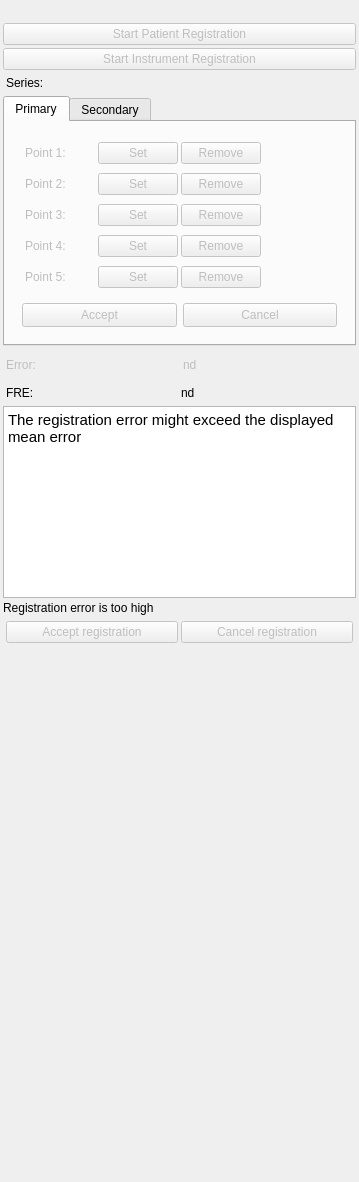
<?xml version="1.0" encoding="UTF-8"?>
<ui version="4.0">
 <class>NavRegViewControls</class>
 <widget class="QWidget" name="NavRegViewControls">
  <property name="geometry">
   <rect>
    <x>0</x>
    <y>0</y>
    <width>359</width>
    <height>1182</height>
   </rect>
  </property>
  <property name="sizePolicy">
   <sizepolicy hsizetype="Minimum" vsizetype="Minimum">
    <horstretch>0</horstretch>
    <verstretch>0</verstretch>
   </sizepolicy>
  </property>
  <property name="windowTitle">
   <string>Awesome View</string>
  </property>
  <layout class="QVBoxLayout" name="verticalLayout">
   <property name="spacing">
    <number>3</number>
   </property>
   <property name="leftMargin">
    <number>3</number>
   </property>
   <property name="topMargin">
    <number>3</number>
   </property>
   <property name="rightMargin">
    <number>3</number>
   </property>
   <property name="bottomMargin">
    <number>3</number>
   </property>
   <item>
    <widget class="QWidget" name="widget" native="true">
     <layout class="QHBoxLayout" name="horizontalLayout">
      <property name="leftMargin">
       <number>0</number>
      </property>
      <property name="topMargin">
       <number>0</number>
      </property>
      <property name="rightMargin">
       <number>0</number>
      </property>
      <property name="bottomMargin">
       <number>0</number>
      </property>
     </layout>
    </widget>
   </item>
   <item>
    <widget class="QLabel" name="lblNavigationMode">
     <property name="text">
      <string/>
     </property>
    </widget>
   </item>
   <item>
    <widget class="QPushButton" name="pbStartPatientRegistration">
     <property name="enabled">
      <bool>false</bool>
     </property>
     <property name="sizePolicy">
      <sizepolicy hsizetype="Minimum" vsizetype="Minimum">
       <horstretch>0</horstretch>
       <verstretch>0</verstretch>
      </sizepolicy>
     </property>
     <property name="toolTip">
      <string>Process selected image</string>
     </property>
     <property name="text">
      <string>Start Patient Registration</string>
     </property>
    </widget>
   </item>
   <item>
    <widget class="QPushButton" name="pbStartInstrumentRegistration">
     <property name="enabled">
      <bool>false</bool>
     </property>
     <property name="sizePolicy">
      <sizepolicy hsizetype="Minimum" vsizetype="Minimum">
       <horstretch>0</horstretch>
       <verstretch>0</verstretch>
      </sizepolicy>
     </property>
     <property name="text">
      <string>Start Instrument Registration</string>
     </property>
    </widget>
   </item>
   <item>
    <layout class="QHBoxLayout" name="horizontalLayout_2">
     <property name="leftMargin">
      <number>3</number>
     </property>
     <property name="topMargin">
      <number>3</number>
     </property>
     <property name="rightMargin">
      <number>3</number>
     </property>
     <property name="bottomMargin">
      <number>3</number>
     </property>
     <item>
      <widget class="QLabel" name="label_2">
       <property name="sizePolicy">
        <sizepolicy hsizetype="Minimum" vsizetype="Minimum">
         <horstretch>0</horstretch>
         <verstretch>0</verstretch>
        </sizepolicy>
       </property>
       <property name="maximumSize">
        <size>
         <width>50</width>
         <height>16777215</height>
        </size>
       </property>
       <property name="text">
        <string>Series:</string>
       </property>
      </widget>
     </item>
     <item>
      <widget class="QLabel" name="lblSeries">
       <property name="sizePolicy">
        <sizepolicy hsizetype="Minimum" vsizetype="Minimum">
         <horstretch>0</horstretch>
         <verstretch>0</verstretch>
        </sizepolicy>
       </property>
       <property name="text">
        <string/>
       </property>
      </widget>
     </item>
    </layout>
   </item>
   <item>
    <widget class="QTabWidget" name="tabWidget">
     <property name="sizePolicy">
      <sizepolicy hsizetype="Minimum" vsizetype="Minimum">
       <horstretch>0</horstretch>
       <verstretch>0</verstretch>
      </sizepolicy>
     </property>
     <property name="minimumSize">
      <size>
       <width>0</width>
       <height>240</height>
      </size>
     </property>
     <property name="maximumSize">
      <size>
       <width>16777215</width>
       <height>16777215</height>
      </size>
     </property>
     <property name="currentIndex">
      <number>0</number>
     </property>
     <widget class="QWidget" name="tab">
      <attribute name="title">
       <string>Primary</string>
      </attribute>
      <layout class="QGridLayout" name="gridLayout_2">
       <item row="0" column="0">
        <layout class="QVBoxLayout" name="verticalLayout_2">
         <property name="leftMargin">
          <number>3</number>
         </property>
         <property name="topMargin">
          <number>3</number>
         </property>
         <property name="rightMargin">
          <number>3</number>
         </property>
         <property name="bottomMargin">
          <number>3</number>
         </property>
         <item>
          <layout class="QGridLayout" name="PointsLayout">
           <property name="sizeConstraint">
            <enum>QLayout::SetDefaultConstraint</enum>
           </property>
           <property name="leftMargin">
            <number>3</number>
           </property>
           <property name="topMargin">
            <number>3</number>
           </property>
           <property name="rightMargin">
            <number>3</number>
           </property>
           <property name="bottomMargin">
            <number>3</number>
           </property>
           <property name="spacing">
            <number>3</number>
           </property>
           <item row="3" column="0">
            <layout class="QHBoxLayout" name="horizontalLayout_8">
             <property name="spacing">
              <number>3</number>
             </property>
             <property name="leftMargin">
              <number>3</number>
             </property>
             <property name="topMargin">
              <number>3</number>
             </property>
             <property name="rightMargin">
              <number>3</number>
             </property>
             <property name="bottomMargin">
              <number>3</number>
             </property>
             <item>
              <widget class="QLabel" name="lblP3">
               <property name="enabled">
                <bool>false</bool>
               </property>
               <property name="sizePolicy">
                <sizepolicy hsizetype="Preferred" vsizetype="Minimum">
                 <horstretch>0</horstretch>
                 <verstretch>0</verstretch>
                </sizepolicy>
               </property>
               <property name="maximumSize">
                <size>
                 <width>16777215</width>
                 <height>16777215</height>
                </size>
               </property>
               <property name="text">
                <string>Point 3:</string>
               </property>
              </widget>
             </item>
             <item>
              <widget class="QPushButton" name="pbSetP3">
               <property name="enabled">
                <bool>false</bool>
               </property>
               <property name="sizePolicy">
                <sizepolicy hsizetype="Minimum" vsizetype="Minimum">
                 <horstretch>0</horstretch>
                 <verstretch>0</verstretch>
                </sizepolicy>
               </property>
               <property name="maximumSize">
                <size>
                 <width>16777215</width>
                 <height>16777215</height>
                </size>
               </property>
               <property name="text">
                <string>Set</string>
               </property>
              </widget>
             </item>
             <item>
              <widget class="QPushButton" name="pbRemoveP3">
               <property name="enabled">
                <bool>false</bool>
               </property>
               <property name="sizePolicy">
                <sizepolicy hsizetype="Minimum" vsizetype="Minimum">
                 <horstretch>0</horstretch>
                 <verstretch>0</verstretch>
                </sizepolicy>
               </property>
               <property name="text">
                <string>Remove</string>
               </property>
              </widget>
             </item>
             <item>
              <widget class="QLabel" name="lblErrorP3">
               <property name="enabled">
                <bool>false</bool>
               </property>
               <property name="minimumSize">
                <size>
                 <width>0</width>
                 <height>0</height>
                </size>
               </property>
               <property name="maximumSize">
                <size>
                 <width>16777215</width>
                 <height>16777215</height>
                </size>
               </property>
               <property name="text">
                <string/>
               </property>
               <property name="alignment">
                <set>Qt::AlignCenter</set>
               </property>
              </widget>
             </item>
            </layout>
           </item>
           <item row="4" column="0">
            <layout class="QHBoxLayout" name="horizontalLayout_5">
             <property name="spacing">
              <number>3</number>
             </property>
             <property name="leftMargin">
              <number>3</number>
             </property>
             <property name="topMargin">
              <number>3</number>
             </property>
             <property name="rightMargin">
              <number>3</number>
             </property>
             <property name="bottomMargin">
              <number>3</number>
             </property>
             <item>
              <widget class="QLabel" name="lblP4">
               <property name="enabled">
                <bool>false</bool>
               </property>
               <property name="sizePolicy">
                <sizepolicy hsizetype="Preferred" vsizetype="Minimum">
                 <horstretch>0</horstretch>
                 <verstretch>0</verstretch>
                </sizepolicy>
               </property>
               <property name="maximumSize">
                <size>
                 <width>16777215</width>
                 <height>16777215</height>
                </size>
               </property>
               <property name="text">
                <string>Point 4:</string>
               </property>
              </widget>
             </item>
             <item>
              <widget class="QPushButton" name="pbSetP4">
               <property name="enabled">
                <bool>false</bool>
               </property>
               <property name="sizePolicy">
                <sizepolicy hsizetype="Minimum" vsizetype="Minimum">
                 <horstretch>0</horstretch>
                 <verstretch>0</verstretch>
                </sizepolicy>
               </property>
               <property name="maximumSize">
                <size>
                 <width>16777215</width>
                 <height>16777215</height>
                </size>
               </property>
               <property name="text">
                <string>Set</string>
               </property>
              </widget>
             </item>
             <item>
              <widget class="QPushButton" name="pbRemoveP4">
               <property name="enabled">
                <bool>false</bool>
               </property>
               <property name="sizePolicy">
                <sizepolicy hsizetype="Minimum" vsizetype="Minimum">
                 <horstretch>0</horstretch>
                 <verstretch>0</verstretch>
                </sizepolicy>
               </property>
               <property name="text">
                <string>Remove</string>
               </property>
              </widget>
             </item>
             <item>
              <widget class="QLabel" name="lblErrorP4">
               <property name="enabled">
                <bool>false</bool>
               </property>
               <property name="minimumSize">
                <size>
                 <width>0</width>
                 <height>0</height>
                </size>
               </property>
               <property name="maximumSize">
                <size>
                 <width>16777215</width>
                 <height>16777215</height>
                </size>
               </property>
               <property name="text">
                <string/>
               </property>
               <property name="alignment">
                <set>Qt::AlignCenter</set>
               </property>
              </widget>
             </item>
            </layout>
           </item>
           <item row="0" column="0">
            <layout class="QHBoxLayout" name="horizontalLayout_6">
             <property name="spacing">
              <number>3</number>
             </property>
             <property name="leftMargin">
              <number>3</number>
             </property>
             <property name="topMargin">
              <number>3</number>
             </property>
             <property name="rightMargin">
              <number>3</number>
             </property>
             <property name="bottomMargin">
              <number>3</number>
             </property>
             <item>
              <widget class="QLabel" name="lblP1">
               <property name="enabled">
                <bool>false</bool>
               </property>
               <property name="sizePolicy">
                <sizepolicy hsizetype="Preferred" vsizetype="Minimum">
                 <horstretch>0</horstretch>
                 <verstretch>0</verstretch>
                </sizepolicy>
               </property>
               <property name="maximumSize">
                <size>
                 <width>16777215</width>
                 <height>16777215</height>
                </size>
               </property>
               <property name="text">
                <string>Point 1:</string>
               </property>
              </widget>
             </item>
             <item>
              <widget class="QPushButton" name="pbSetP1">
               <property name="enabled">
                <bool>false</bool>
               </property>
               <property name="sizePolicy">
                <sizepolicy hsizetype="Minimum" vsizetype="Minimum">
                 <horstretch>0</horstretch>
                 <verstretch>0</verstretch>
                </sizepolicy>
               </property>
               <property name="maximumSize">
                <size>
                 <width>16777215</width>
                 <height>16777215</height>
                </size>
               </property>
               <property name="text">
                <string>Set</string>
               </property>
              </widget>
             </item>
             <item>
              <widget class="QPushButton" name="pbRemoveP1">
               <property name="enabled">
                <bool>false</bool>
               </property>
               <property name="sizePolicy">
                <sizepolicy hsizetype="Minimum" vsizetype="Minimum">
                 <horstretch>0</horstretch>
                 <verstretch>0</verstretch>
                </sizepolicy>
               </property>
               <property name="maximumSize">
                <size>
                 <width>16777215</width>
                 <height>16777215</height>
                </size>
               </property>
               <property name="text">
                <string>Remove</string>
               </property>
              </widget>
             </item>
             <item>
              <widget class="QLabel" name="lblErrorP1">
               <property name="enabled">
                <bool>false</bool>
               </property>
               <property name="minimumSize">
                <size>
                 <width>0</width>
                 <height>0</height>
                </size>
               </property>
               <property name="maximumSize">
                <size>
                 <width>16777215</width>
                 <height>16777215</height>
                </size>
               </property>
               <property name="text">
                <string/>
               </property>
               <property name="alignment">
                <set>Qt::AlignCenter</set>
               </property>
              </widget>
             </item>
            </layout>
           </item>
           <item row="1" column="0">
            <layout class="QHBoxLayout" name="horizontalLayout_7">
             <property name="spacing">
              <number>3</number>
             </property>
             <property name="leftMargin">
              <number>3</number>
             </property>
             <property name="topMargin">
              <number>3</number>
             </property>
             <property name="rightMargin">
              <number>3</number>
             </property>
             <property name="bottomMargin">
              <number>3</number>
             </property>
             <item>
              <widget class="QLabel" name="lblP2">
               <property name="enabled">
                <bool>false</bool>
               </property>
               <property name="sizePolicy">
                <sizepolicy hsizetype="Preferred" vsizetype="Minimum">
                 <horstretch>0</horstretch>
                 <verstretch>0</verstretch>
                </sizepolicy>
               </property>
               <property name="maximumSize">
                <size>
                 <width>16777215</width>
                 <height>16777215</height>
                </size>
               </property>
               <property name="text">
                <string>Point 2:</string>
               </property>
              </widget>
             </item>
             <item>
              <widget class="QPushButton" name="pbSetP2">
               <property name="enabled">
                <bool>false</bool>
               </property>
               <property name="sizePolicy">
                <sizepolicy hsizetype="Minimum" vsizetype="Minimum">
                 <horstretch>0</horstretch>
                 <verstretch>0</verstretch>
                </sizepolicy>
               </property>
               <property name="maximumSize">
                <size>
                 <width>11111111</width>
                 <height>16777215</height>
                </size>
               </property>
               <property name="text">
                <string>Set</string>
               </property>
              </widget>
             </item>
             <item>
              <widget class="QPushButton" name="pbRemoveP2">
               <property name="enabled">
                <bool>false</bool>
               </property>
               <property name="sizePolicy">
                <sizepolicy hsizetype="Minimum" vsizetype="Minimum">
                 <horstretch>0</horstretch>
                 <verstretch>0</verstretch>
                </sizepolicy>
               </property>
               <property name="text">
                <string>Remove</string>
               </property>
              </widget>
             </item>
             <item>
              <widget class="QLabel" name="lblErrorP2">
               <property name="enabled">
                <bool>false</bool>
               </property>
               <property name="minimumSize">
                <size>
                 <width>0</width>
                 <height>0</height>
                </size>
               </property>
               <property name="maximumSize">
                <size>
                 <width>16777215</width>
                 <height>16777215</height>
                </size>
               </property>
               <property name="text">
                <string/>
               </property>
               <property name="alignment">
                <set>Qt::AlignCenter</set>
               </property>
              </widget>
             </item>
            </layout>
           </item>
           <item row="5" column="0">
            <layout class="QHBoxLayout" name="horizontalLayout_14">
             <property name="spacing">
              <number>3</number>
             </property>
             <property name="leftMargin">
              <number>3</number>
             </property>
             <property name="topMargin">
              <number>3</number>
             </property>
             <property name="rightMargin">
              <number>3</number>
             </property>
             <property name="bottomMargin">
              <number>3</number>
             </property>
             <item>
              <widget class="QLabel" name="lblP5">
               <property name="enabled">
                <bool>false</bool>
               </property>
               <property name="sizePolicy">
                <sizepolicy hsizetype="Preferred" vsizetype="Minimum">
                 <horstretch>0</horstretch>
                 <verstretch>0</verstretch>
                </sizepolicy>
               </property>
               <property name="maximumSize">
                <size>
                 <width>16777215</width>
                 <height>16777215</height>
                </size>
               </property>
               <property name="text">
                <string>Point 5:</string>
               </property>
              </widget>
             </item>
             <item>
              <widget class="QPushButton" name="pbSetP5">
               <property name="enabled">
                <bool>false</bool>
               </property>
               <property name="sizePolicy">
                <sizepolicy hsizetype="Minimum" vsizetype="Minimum">
                 <horstretch>0</horstretch>
                 <verstretch>0</verstretch>
                </sizepolicy>
               </property>
               <property name="maximumSize">
                <size>
                 <width>16777215</width>
                 <height>16777215</height>
                </size>
               </property>
               <property name="text">
                <string>Set</string>
               </property>
              </widget>
             </item>
             <item>
              <widget class="QPushButton" name="pbRemoveP5">
               <property name="enabled">
                <bool>false</bool>
               </property>
               <property name="sizePolicy">
                <sizepolicy hsizetype="Minimum" vsizetype="Minimum">
                 <horstretch>0</horstretch>
                 <verstretch>0</verstretch>
                </sizepolicy>
               </property>
               <property name="text">
                <string>Remove</string>
               </property>
              </widget>
             </item>
             <item>
              <widget class="QLabel" name="lblErrorP5">
               <property name="enabled">
                <bool>false</bool>
               </property>
               <property name="sizePolicy">
                <sizepolicy hsizetype="Preferred" vsizetype="Minimum">
                 <horstretch>0</horstretch>
                 <verstretch>0</verstretch>
                </sizepolicy>
               </property>
               <property name="minimumSize">
                <size>
                 <width>0</width>
                 <height>0</height>
                </size>
               </property>
               <property name="maximumSize">
                <size>
                 <width>16777215</width>
                 <height>16777215</height>
                </size>
               </property>
               <property name="text">
                <string/>
               </property>
               <property name="alignment">
                <set>Qt::AlignCenter</set>
               </property>
              </widget>
             </item>
            </layout>
           </item>
          </layout>
         </item>
         <item>
          <layout class="QHBoxLayout" name="horizontalLayout_11">
           <property name="leftMargin">
            <number>3</number>
           </property>
           <property name="topMargin">
            <number>3</number>
           </property>
           <property name="rightMargin">
            <number>3</number>
           </property>
           <property name="bottomMargin">
            <number>3</number>
           </property>
           <item>
            <widget class="QPushButton" name="pbAcceptPrimary">
             <property name="enabled">
              <bool>false</bool>
             </property>
             <property name="sizePolicy">
              <sizepolicy hsizetype="Minimum" vsizetype="Minimum">
               <horstretch>0</horstretch>
               <verstretch>0</verstretch>
              </sizepolicy>
             </property>
             <property name="text">
              <string>Accept</string>
             </property>
            </widget>
           </item>
           <item>
            <widget class="QPushButton" name="pbCancelPrimary">
             <property name="enabled">
              <bool>false</bool>
             </property>
             <property name="sizePolicy">
              <sizepolicy hsizetype="Minimum" vsizetype="Minimum">
               <horstretch>0</horstretch>
               <verstretch>0</verstretch>
              </sizepolicy>
             </property>
             <property name="text">
              <string>Cancel</string>
             </property>
            </widget>
           </item>
          </layout>
         </item>
        </layout>
       </item>
      </layout>
     </widget>
     <widget class="QWidget" name="tab_2">
      <attribute name="title">
       <string>Secondary</string>
      </attribute>
      <layout class="QGridLayout" name="gridLayout">
       <item row="0" column="0">
        <layout class="QVBoxLayout" name="verticalLayout_3">
         <property name="spacing">
          <number>0</number>
         </property>
         <property name="leftMargin">
          <number>0</number>
         </property>
         <property name="topMargin">
          <number>0</number>
         </property>
         <property name="rightMargin">
          <number>0</number>
         </property>
         <property name="bottomMargin">
          <number>0</number>
         </property>
         <item>
          <spacer name="verticalSpacer">
           <property name="orientation">
            <enum>Qt::Vertical</enum>
           </property>
           <property name="sizeHint" stdset="0">
            <size>
             <width>20</width>
             <height>40</height>
            </size>
           </property>
          </spacer>
         </item>
         <item>
          <widget class="QPushButton" name="pbAddPoint">
           <property name="enabled">
            <bool>false</bool>
           </property>
           <property name="sizePolicy">
            <sizepolicy hsizetype="Minimum" vsizetype="Minimum">
             <horstretch>0</horstretch>
             <verstretch>0</verstretch>
            </sizepolicy>
           </property>
           <property name="text">
            <string>Add point</string>
           </property>
          </widget>
         </item>
         <item>
          <layout class="QHBoxLayout" name="horizontalLayout_9">
           <property name="spacing">
            <number>0</number>
           </property>
           <property name="leftMargin">
            <number>0</number>
           </property>
           <property name="topMargin">
            <number>0</number>
           </property>
           <property name="rightMargin">
            <number>0</number>
           </property>
           <property name="bottomMargin">
            <number>0</number>
           </property>
           <item>
            <widget class="QLabel" name="label_3">
             <property name="sizePolicy">
              <sizepolicy hsizetype="Preferred" vsizetype="Minimum">
               <horstretch>0</horstretch>
               <verstretch>0</verstretch>
              </sizepolicy>
             </property>
             <property name="text">
              <string># Points: </string>
             </property>
            </widget>
           </item>
           <item>
            <widget class="QLabel" name="lblNumberSecondaryPoints">
             <property name="sizePolicy">
              <sizepolicy hsizetype="Minimum" vsizetype="Minimum">
               <horstretch>0</horstretch>
               <verstretch>0</verstretch>
              </sizepolicy>
             </property>
             <property name="maximumSize">
              <size>
               <width>16777215</width>
               <height>16777215</height>
              </size>
             </property>
             <property name="text">
              <string>0</string>
             </property>
            </widget>
           </item>
           <item>
            <widget class="QPushButton" name="pbPerformSurfaceRefinement">
             <property name="enabled">
              <bool>false</bool>
             </property>
             <property name="sizePolicy">
              <sizepolicy hsizetype="Minimum" vsizetype="Minimum">
               <horstretch>0</horstretch>
               <verstretch>0</verstretch>
              </sizepolicy>
             </property>
             <property name="text">
              <string>Perform refinement</string>
             </property>
            </widget>
           </item>
          </layout>
         </item>
         <item>
          <layout class="QHBoxLayout" name="horizontalLayout_10">
           <property name="spacing">
            <number>0</number>
           </property>
           <property name="leftMargin">
            <number>0</number>
           </property>
           <property name="topMargin">
            <number>0</number>
           </property>
           <property name="rightMargin">
            <number>0</number>
           </property>
           <property name="bottomMargin">
            <number>0</number>
           </property>
           <item>
            <widget class="QPushButton" name="pbAcceptSecondary">
             <property name="enabled">
              <bool>false</bool>
             </property>
             <property name="sizePolicy">
              <sizepolicy hsizetype="Minimum" vsizetype="Minimum">
               <horstretch>0</horstretch>
               <verstretch>0</verstretch>
              </sizepolicy>
             </property>
             <property name="text">
              <string>Accept</string>
             </property>
            </widget>
           </item>
           <item>
            <widget class="QPushButton" name="pbCancelSecondary">
             <property name="enabled">
              <bool>false</bool>
             </property>
             <property name="sizePolicy">
              <sizepolicy hsizetype="Minimum" vsizetype="Minimum">
               <horstretch>0</horstretch>
               <verstretch>0</verstretch>
              </sizepolicy>
             </property>
             <property name="text">
              <string>Cancel</string>
             </property>
            </widget>
           </item>
          </layout>
         </item>
        </layout>
       </item>
       <item row="1" column="0">
        <spacer name="verticalSpacer_2">
         <property name="orientation">
          <enum>Qt::Vertical</enum>
         </property>
         <property name="sizeHint" stdset="0">
          <size>
           <width>20</width>
           <height>40</height>
          </size>
         </property>
        </spacer>
       </item>
      </layout>
     </widget>
    </widget>
   </item>
   <item>
    <layout class="QHBoxLayout" name="horizontalLayout_3">
     <property name="leftMargin">
      <number>3</number>
     </property>
     <property name="topMargin">
      <number>3</number>
     </property>
     <property name="rightMargin">
      <number>3</number>
     </property>
     <property name="bottomMargin">
      <number>3</number>
     </property>
     <item>
      <widget class="QLabel" name="slblError">
       <property name="enabled">
        <bool>false</bool>
       </property>
       <property name="sizePolicy">
        <sizepolicy hsizetype="Minimum" vsizetype="Minimum">
         <horstretch>0</horstretch>
         <verstretch>0</verstretch>
        </sizepolicy>
       </property>
       <property name="minimumSize">
        <size>
         <width>0</width>
         <height>25</height>
        </size>
       </property>
       <property name="maximumSize">
        <size>
         <width>16777215</width>
         <height>16777215</height>
        </size>
       </property>
       <property name="text">
        <string>Error:</string>
       </property>
      </widget>
     </item>
     <item>
      <widget class="QLabel" name="lblError">
       <property name="enabled">
        <bool>false</bool>
       </property>
       <property name="sizePolicy">
        <sizepolicy hsizetype="Minimum" vsizetype="Minimum">
         <horstretch>0</horstretch>
         <verstretch>0</verstretch>
        </sizepolicy>
       </property>
       <property name="minimumSize">
        <size>
         <width>0</width>
         <height>25</height>
        </size>
       </property>
       <property name="text">
        <string>nd</string>
       </property>
      </widget>
     </item>
    </layout>
   </item>
   <item>
    <layout class="QHBoxLayout" name="horizontalLayout_13">
     <property name="spacing">
      <number>3</number>
     </property>
     <property name="leftMargin">
      <number>3</number>
     </property>
     <property name="topMargin">
      <number>3</number>
     </property>
     <property name="rightMargin">
      <number>3</number>
     </property>
     <property name="bottomMargin">
      <number>3</number>
     </property>
     <item>
      <widget class="QLabel" name="label_4">
       <property name="text">
        <string>FRE:</string>
       </property>
      </widget>
     </item>
     <item>
      <widget class="QLabel" name="lblFRE">
       <property name="text">
        <string>nd</string>
       </property>
      </widget>
     </item>
    </layout>
   </item>
   <item>
    <widget class="QTextBrowser" name="lblErrorInfo">
     <property name="sizePolicy">
      <sizepolicy hsizetype="Expanding" vsizetype="Minimum">
       <horstretch>0</horstretch>
       <verstretch>0</verstretch>
      </sizepolicy>
     </property>
     <property name="html">
      <string>&lt;!DOCTYPE HTML PUBLIC &quot;-//W3C//DTD HTML 4.0//EN&quot; &quot;http://www.w3.org/TR/REC-html40/strict.dtd&quot;&gt;
&lt;html&gt;&lt;head&gt;&lt;meta name=&quot;qrichtext&quot; content=&quot;1&quot; /&gt;&lt;style type=&quot;text/css&quot;&gt;
p, li { white-space: pre-wrap; }
&lt;/style&gt;&lt;/head&gt;&lt;body style=&quot; font-family:'Ubuntu'; font-size:11pt; font-weight:400; font-style:normal;&quot;&gt;
&lt;p style=&quot; margin-top:0px; margin-bottom:0px; margin-left:0px; margin-right:0px; -qt-block-indent:0; text-indent:0px;&quot;&gt;The registration error might exceed the displayed mean error&lt;/p&gt;&lt;/body&gt;&lt;/html&gt;</string>
     </property>
    </widget>
   </item>
   <item>
    <widget class="QLabel" name="lblAcceptInfo">
     <property name="text">
      <string>Registration error is too high</string>
     </property>
    </widget>
   </item>
   <item>
    <layout class="QHBoxLayout" name="horizontalLayout_12">
     <property name="spacing">
      <number>3</number>
     </property>
     <property name="leftMargin">
      <number>3</number>
     </property>
     <property name="topMargin">
      <number>3</number>
     </property>
     <property name="rightMargin">
      <number>3</number>
     </property>
     <property name="bottomMargin">
      <number>3</number>
     </property>
     <item>
      <widget class="QPushButton" name="pbAcceptRegistration">
       <property name="enabled">
        <bool>false</bool>
       </property>
       <property name="sizePolicy">
        <sizepolicy hsizetype="Minimum" vsizetype="Minimum">
         <horstretch>0</horstretch>
         <verstretch>0</verstretch>
        </sizepolicy>
       </property>
       <property name="text">
        <string>Accept registration</string>
       </property>
      </widget>
     </item>
     <item>
      <widget class="QPushButton" name="pbCancelRegistration">
       <property name="enabled">
        <bool>false</bool>
       </property>
       <property name="sizePolicy">
        <sizepolicy hsizetype="Minimum" vsizetype="Minimum">
         <horstretch>0</horstretch>
         <verstretch>0</verstretch>
        </sizepolicy>
       </property>
       <property name="text">
        <string>Cancel registration</string>
       </property>
      </widget>
     </item>
    </layout>
   </item>
   <item>
    <spacer name="spacer">
     <property name="orientation">
      <enum>Qt::Vertical</enum>
     </property>
     <property name="sizeType">
      <enum>QSizePolicy::Expanding</enum>
     </property>
     <property name="sizeHint" stdset="0">
      <size>
       <width>20</width>
       <height>220</height>
      </size>
     </property>
    </spacer>
   </item>
  </layout>
 </widget>
 <layoutdefault spacing="6" margin="11"/>
 <resources/>
 <connections/>
</ui>
